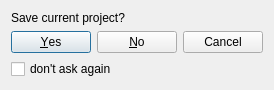
<?xml version="1.0" encoding="UTF-8"?>
<ui version="4.0">
 <class>SaveProjectDialog</class>
 <widget class="QDialog" name="SaveProjectDialog">
  <property name="geometry">
   <rect>
    <x>0</x>
    <y>0</y>
    <width>263</width>
    <height>87</height>
   </rect>
  </property>
  <property name="sizePolicy">
   <sizepolicy hsizetype="Preferred" vsizetype="Preferred">
    <horstretch>0</horstretch>
    <verstretch>0</verstretch>
   </sizepolicy>
  </property>
  <property name="windowTitle">
   <string>UGENE</string>
  </property>
  <property name="windowIcon">
   <iconset resource="../../../ugeneui.qrc">
    <normaloff>:/ugene/images/project_save.png</normaloff>:/ugene/images/project_save.png</iconset>
  </property>
  <layout class="QVBoxLayout" name="verticalLayout_2">
   <item>
    <layout class="QHBoxLayout" name="horizontalLayout_2">
     <item>
      <widget class="QLabel" name="projectNameLabel">
       <property name="text">
        <string>Save current project?</string>
       </property>
      </widget>
     </item>
    </layout>
   </item>
   <item>
    <layout class="QHBoxLayout" name="horizontalLayout">
     <item>
      <spacer>
       <property name="orientation">
        <enum>Qt::Horizontal</enum>
       </property>
       <property name="sizeHint" stdset="0">
        <size>
         <width>10</width>
         <height>10</height>
        </size>
       </property>
      </spacer>
     </item>
     <item>
      <widget class="QDialogButtonBox" name="buttonBox">
       <property name="standardButtons">
        <set>QDialogButtonBox::Cancel|QDialogButtonBox::No|QDialogButtonBox::Yes</set>
       </property>
      </widget>
     </item>
    </layout>
   </item>
   <item>
    <widget class="QCheckBox" name="dontAskCheckBox">
     <property name="text">
      <string>don't ask again</string>
     </property>
    </widget>
   </item>
  </layout>
 </widget>
 <resources>
  <include location="../../../ugeneui.qrc"/>
  <include location="../../../ugene.qrc"/>
 </resources>
 <connections/>
</ui>
